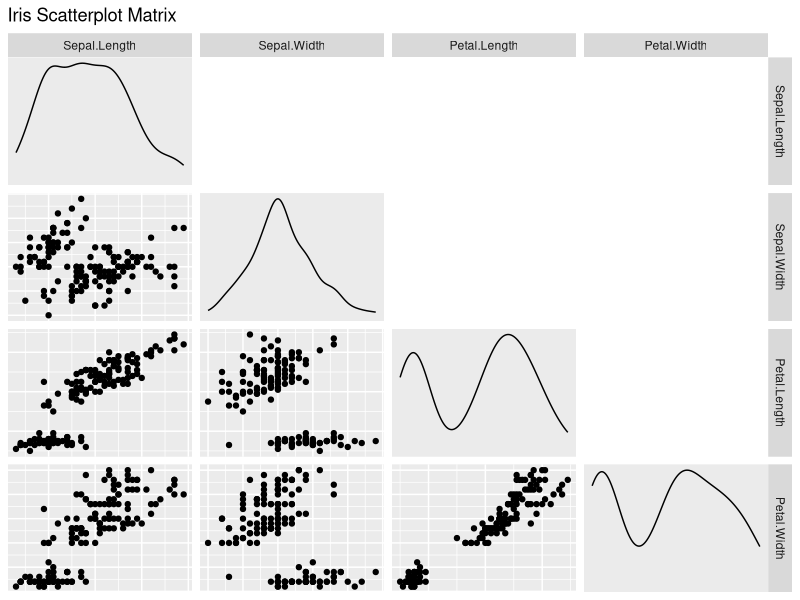

Write the R code that produced this figure.

# SCATTERPLOT MATRIX: IRIS DATASET
# http://www.inside-r.org/packages/cran/GGally/docs/ggpairs

# Load required packages
require(GGally)

# Load datasets
data(iris)

# Create scatterplot matrix
p <- ggpairs(iris, 
    # Columns to include in the matrix
    columns = 1:4,
    
    # What to include above diagonal
    # list(continuous = "points") to mirror
    # "blank" to turn off
    upper = "blank",
    
    # What to include below diagonal
    lower = list(continuous = "points"),
    
    # What to include in the diagonal
    diag = list(continuous = "density"),
    
    # How to label inner plots
    # internal, none, show
    axisLabels = "none",
    
    # Other aes() parameters
    colour = "Species",
    title = "Iris Scatterplot Matrix"
)

# Remove grid from plots along diagonal
for (i in 1:4) {
    # Get plot out of matrix
    inner = getPlot(p, i, i);
    
    # Add any ggplot2 settings you want
    inner = inner + theme(panel.grid = element_blank());

    # Put it back into the matrix
    p <- putPlot(p, inner, i, i);
}

# Show the plot
print(p)
